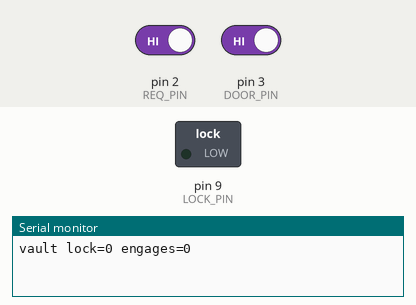
Simulated run of this sketch. Board: Arduino Uno, built with avr-gcc and run on an emulated ATmega328P. Parts: switched loads named in the sketch (green lamp = pin HIGH), the last lines printed to the serial monitor. Inputs (shaded band) come from the test bench; at power-on: pin 2 (REQ_PIN) HIGH, pin 3 (DOOR_PIN) HIGH.

Above: at 1.2 s.
1.3 s: pin 2 (REQ_PIN) driven LOW and pin 3 (DOOR_PIN) driven LOW
At 2.5 s:
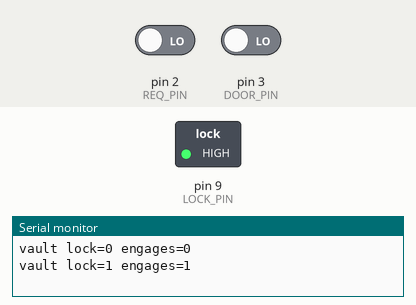
2.8 s: pin 3 (DOOR_PIN) driven HIGH
At 3.8 s:
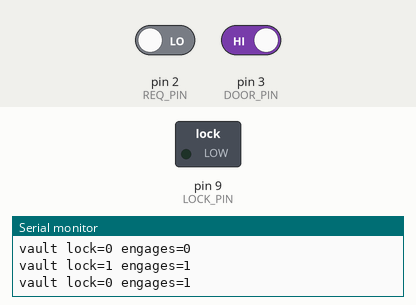
Timing chart, 0 to 5.8 s (numbered marks = the images above; inputs shaded):
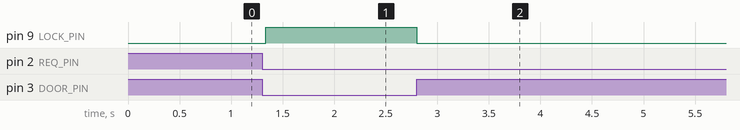

Measured:
- after the input at 1.3 s, pin 9 (LOCK_PIN): LOW → HIGH at once
- after the input at 2.8 s, pin 9 (LOCK_PIN): HIGH → LOW at once

The sketch:

sketch.ino
```cpp
// Safe-deposit vault lock latch (known-good build).
// Request button on D2, door-closed sense on D3 (both pull-up), lock solenoid on D9.

const int REQ_PIN = 2;
const int DOOR_PIN = 3;
const int LOCK_PIN = 9;
const unsigned long DEBOUNCE_MS = 35;
const unsigned long STATUS_MS = 1000;

bool locked = false;
int stableReq = HIGH;
int lastReq = HIGH;
unsigned long reqEdge = 0;
unsigned long lastStatus = 0;
unsigned long engageCount = 0;

void setLock(bool on)
{
    locked = on;
    digitalWrite(LOCK_PIN, on ? HIGH : LOW);
}

void publishStatus()
{
    Serial.print("vault lock=");
    Serial.print(locked ? 1 : 0);
    Serial.print(" engages=");
    Serial.println(engageCount);
}

bool doorClosed()
{
    return digitalRead(DOOR_PIN) == LOW;
}

void setup()
{
    pinMode(REQ_PIN, INPUT_PULLUP);
    pinMode(DOOR_PIN, INPUT_PULLUP);
    pinMode(LOCK_PIN, OUTPUT);
    setLock(false);
    Serial.begin(9600);
    stableReq = digitalRead(REQ_PIN);
    lastReq = stableReq;
    lastStatus = millis();
}

void loop()
{
    unsigned long now = millis();
    int raw = digitalRead(REQ_PIN);

    if (raw != lastReq)
    {
        reqEdge = now;
        lastReq = raw;
    }

    if ((now - reqEdge) >= DEBOUNCE_MS && raw != stableReq)
    {
        stableReq = raw;
        if (stableReq == LOW && doorClosed() && !locked)
        {
            setLock(true);
            engageCount++;
        }
    }

    if (!doorClosed())
    {
        setLock(false);
    }

    if (now - lastStatus >= STATUS_MS)
    {
        lastStatus = now;
        publishStatus();
    }
}
```
